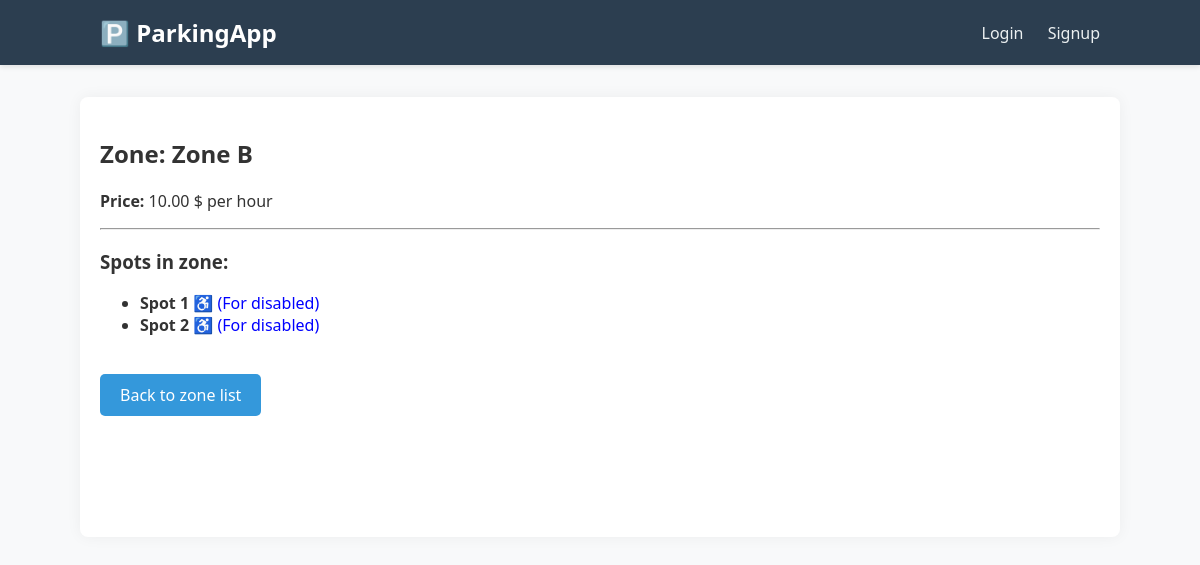
The page /zone/2/ on the database its author committed.
### parking/models.py (models this page shows, shortened)
class ParkingZone(models.Model):
    name = models.CharField(max_length=50, verbose_name="Zone name")
    price_per_hour = models.DecimalField(
        max_digits=6,
        decimal_places=2,
        verbose_name="Price per hour",
        validators=[MinValueValidator(0.00)] # blokuje ujemne liczby
    )

class ParkingSpot(models.Model):
    zone = models.ForeignKey(ParkingZone, on_delete=models.CASCADE, related_name='spots')
    spot_number = models.CharField(max_length=10, verbose_name="Spot number")
    is_disabled_friendly = models.BooleanField(default=False, verbose_name="For disabled")

### parking/views.py (the view)
# urls.py: path('zone/<int:zone_id>/', views.zone_detail, name='zone_detail'),
def zone_detail(request, zone_id):
    zone = get_object_or_404(ParkingZone, pk=zone_id)
    return render(request, 'parking/zone_detail.html', {'zone': zone})

### templates/parking/zone_detail.html
{% extends 'base.html' %}
{% block content %}
    <h2>Zone: {{ zone.name }}</h2>
    <p><strong>Price:</strong> {{ zone.price_per_hour }} $ per hour</p>
    <hr>
    <h3>Spots in zone:</h3>
    <ul>
        {% for spot in zone.spots.all %}
            <li>
                <strong>Spot {{ spot.spot_number }}</strong>
                {% if spot.is_disabled_friendly %}
                    <span style="color:blue">♿ (For disabled)</span>
                {% endif %}
            </li>
        {% empty %}
            <li>No available spots in zone.</li>
        {% endfor %}
    </ul>
    <br>
    <a href="{% url 'home' %}" class="btn">Back to zone list</a>
{% endblock %}

### static/css/style.css (style rules this page uses)
body { font-family: 'Segoe UI', Tahoma, Geneva, Verdana, sans-serif; margin: 0; padding: 0; background-color: #f8f9fa; color: #333; }
.btn { display: inline-block; background-color: #3498db; color: white; padding: 10px 20px; text-decoration: none; border-radius: 5px; border: none; cursor: pointer; font-size: 1rem; }

### rows shown on the page
ParkingZone: name "Zone B", price_per_hour "10.00"
ParkingSpot: spot_number "1", is_disabled_friendly "♿ (For disabled)"
ParkingSpot: spot_number "2", is_disabled_friendly "♿ (For disabled)"
